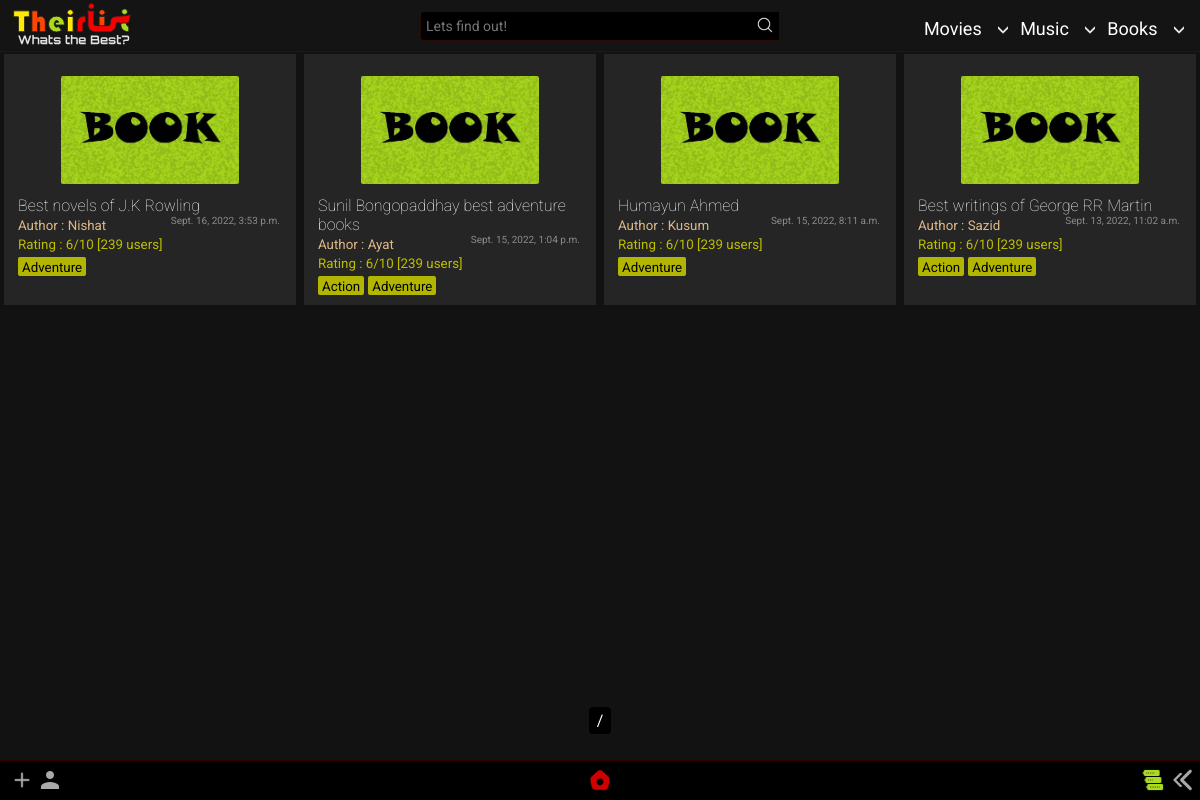
Screenshot of /home/booklist/ with the database file from the repository.
### app/models.py (models this page shows, shortened)
class BookList(models.Model):
    title = models.CharField(max_length=65)
    author = models.ForeignKey('Author',on_delete=models.SET_NULL,null=True)
    genre = models.ManyToManyField('BookGenre')
    posted = models.DateTimeField(auto_now_add=True)
    content = RichTextField(null=True,default=' ')
    type = models.CharField(max_length=10,default="book")
    slug = models.SlugField(max_length= 300,null=True, blank = True, unique=True)

class Author(models.Model):
    name = models.CharField(max_length=300)
    def __str__(self):
        return self.name

class BookGenre(models.Model):
    name = models.CharField(max_length=150)
    def __str__(self):
        return self.name

### app/views.py (the view)
# urls.py: path('booklist/',TheirListBookView.as_view(),name = 'booklist'),
class TheirListBookView(ListView): #books
    model = BookList
    template_name ='app/Booklist_list.html'
    def get_queryset(self, *args, **kwargs):
        qs = super().get_queryset(*args, **kwargs)
        qs = qs.order_by("-id")
        return qs

### templates/app/booklist_list.html (shortened to what this page needs)
{% extends "index.html" %}
{% load static %}
{% block content %}
<section>
  <div class="contain-sec" id="contain-sec">
    {% for lola in object_list %}
    <div class="elements">
      <div class="thumb">
        <img src="{% static 'app/images/book-poster.jpg' %}" width="100px" />
      </div>
      <div class="Title">
        <a href="{{lola.slug}}/"><h4 class="tit">{{lola.title}}</h4></a>
      </div>
      <div class="Author">
        <small>Author : {{lola.author}}<span>{{lola.posted}}</span></small>
      </div>
      <div class="rating"><small>Rating : 6/10 [239 users]</small></div>
        {% for tag in lola.genre.all %}
        <div class="Genre">
        <small>{{ tag }}</small>
        </div>
          {% empty %}
          No tags!
        {% endfor %}
    </div>
    {% endfor %}
  </div>
  <div class="pagination_pages">
    <span class="step-links">
        <span class="current">
        {{ page_obj.number }} / {{ page_obj.paginator.num_pages }}
        </span>
    </span>
  </div>
</section>
{% endblock content %}

### static/app/css/desk.css (style rules this page uses)
:root { --rd: #D10000; --white: #ffffff; --rd2: #9DAAF2; }
* { margin: 0; padding: 0; box-sizing: border-box; font-family: 'Roboto', sans-serif; }
body { background-color: #121212; }

### static/app/css/content_css.css (style rules this page uses)
section { position: relative; z-index: 0; }
.contain-sec { padding-top: 50px; display: grid; width: 100%; grid-template-rows: repeat(auto-fit, minmax(100px, 1fr)); grid-template-columns: repeat(auto-fit, minmax(250px, 1fr)); position: relative; margin-bottom: 100px; }
.elements { padding: 10px 14px; width: auto; background-color: rgb(37, 37, 37); margin: 4px; border-radius: 0px; position: relative; }
.thumb { display: grid; justify-content: center; }
.thumb img { height: 108px; width: auto; border-radius: 2px; margin: 12px; }
.tit { color: white; font-weight: lighter; }
.Author { color: burlywood; }
.Author span { color: rgb(138, 138, 138); position: absolute; margin-right: 16px; right: 0; cursor: pointer; font-size: 10px; }
.rating { color: rgb(190, 190, 0); }
.Genre { margin: 0px 0px; margin-top: 4px; padding: 0px 4px; border-radius: 2px; background-color: rgb(179, 182, 0); color: rgb(0, 0, 0); width: max-content; cursor: pointer; display: inline-block; transition: all 100ms ease-in-out; }
.pagination_pages { color: white; width: 100%; position: fixed; bottom: 70px; text-align: center; }
.step-links { width: max-content; border-radius: 4px; }
.pagination_pages a,.pagination_pages span { color: white; background-color: black; padding: 4px 4px; cursor: pointer!important; }

### rows the page displays
BookList: title "Best novels of J.K Rowling", author "Nishat", posted "Sept. 16, 2022, 3:53 p.m."
BookGenre: name "Adventure"
BookList: title "Sunil Bongopaddhay best adventure books", author "Ayat", posted "Sept. 15, 2022, 1:04 p.m."
BookGenre: name "Action"
BookList: title "Humayun Ahmed", author "Kusum", posted "Sept. 15, 2022, 8:11 a.m."
BookList: title "Best writings of George RR Martin", author "Sazid", posted "Sept. 13, 2022, 11:02 a.m."
